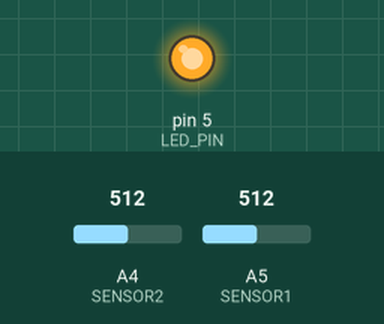
Simulated run of this sketch. Board: Arduino Uno, built with avr-gcc and run on an emulated ATmega328P. Parts: output pins drawn as LEDs (lit = HIGH). The inputs (shaded band) are chosen by the test bench; at power-on: A4 (SENSOR2) = 512, A5 (SENSOR1) = 512. What the sketch prints to the serial monitor is not drawn.

Above: at 1.2 s.
1.3 s: A4 (SENSOR2) set to 513
6.0 s: A4 (SENSOR2) set to 886
9.0 s: A4 (SENSOR2) set to 901
Timing chart, 0 to 11.5 s (numbered marks = the images above; inputs shaded):
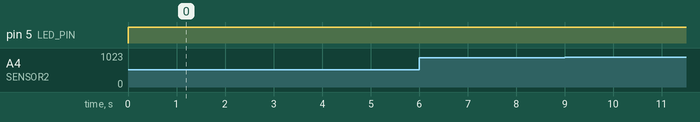

Measured:
- after the input at 1.3 s, every drawn part: stays the same
- after the input at 6.0 s, every drawn part: stays the same
- after the input at 9.0 s, every drawn part: stays the same

The sketch:

sensing_heart_grab.ino
```cpp
// Connect to Arduino micro（本体ではMicroに接続していたため）

const int LED_PIN = 5;
const int SENSOR1 = A5;
const int SENSOR2 = A4;
int sensorValue[2] = {0, 0};
int serialValue = 0;
float serialValue_float = 0.0;

// 0 - 1023ゲージの内、最小閾値を設定
const int threshold_value = 30;

void setup(){
  Serial.begin(9600);
  pinMode(LED_PIN, OUTPUT);
  digitalWrite(LED_PIN, LOW);
}


void loop(){
  sensorValue[0] = analogRead(SENSOR1);
  sensorValue[1] = analogRead(SENSOR2);
  delay(1); // 動作安定化

  // LED の動作
  if (sensorValue[0] > threshold_value || sensorValue[1] > threshold_value){
    digitalWrite(LED_PIN, HIGH);
  }else{
    digitalWrite(LED_PIN, LOW);
  }

  // 2つのセンサーの値を比較して、大きい値を選択
  if (sensorValue[0] < sensorValue[1]){
    sensorValue[0] = sensorValue[1];
  }

  // 最小閾値以下なら１を、そうでないなら、1/4した値を送信（byte型のbit数に依存）
  serialValue = sensorValue[0] - threshold_value + 1;
  if (serialValue < 1){
    Serial.write(1);
//    Serial.println(1);
  }else{
    serialValue = serialValue / 4;
    Serial.write(serialValue);
//    Serial.println(serialValue);
  }

  Serial.flush();
}
```
